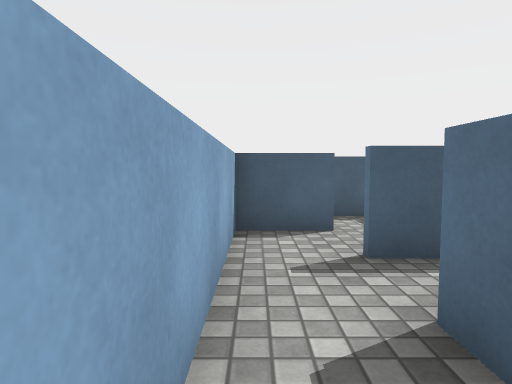
view 1 (above)

21 first-person views from a walk through a Unity game level. The camera is 1.2 m above the floor, tilts 4° down and sees 75° across. The floor is counted in squares, 1 m on a side. Each view is taken from the middle of a square. On the plan, view 1 faces up. The plan holds only what a view shows up to about 14 squares ahead; the rest is blank. Surface patterns are stand-ins for the level's own textures.

view 2
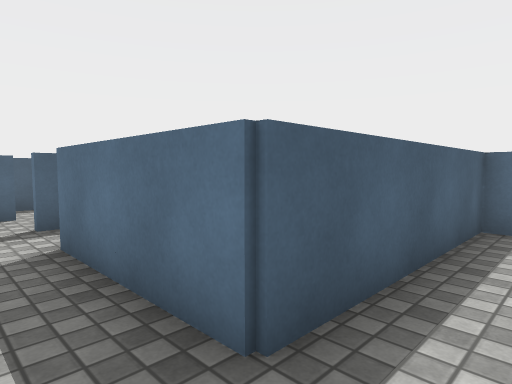

view 3
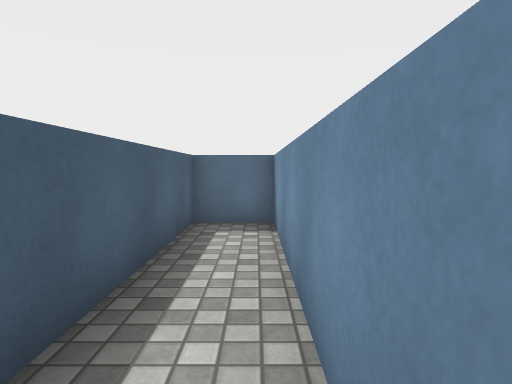

view 4
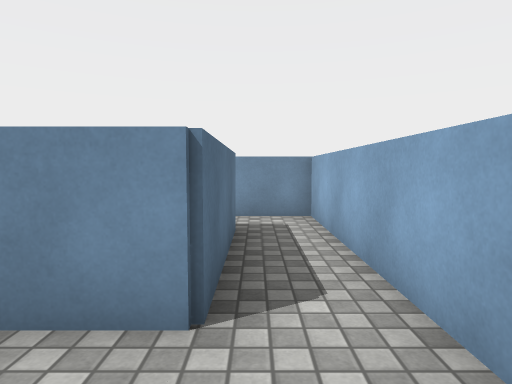

view 5
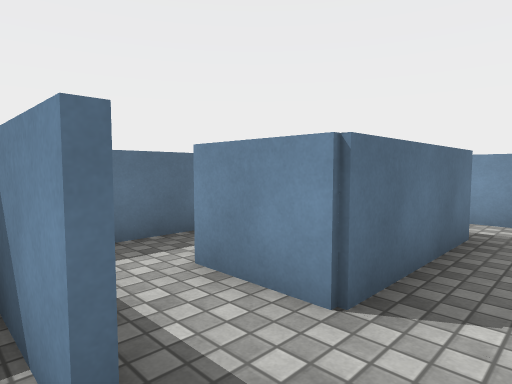

view 6
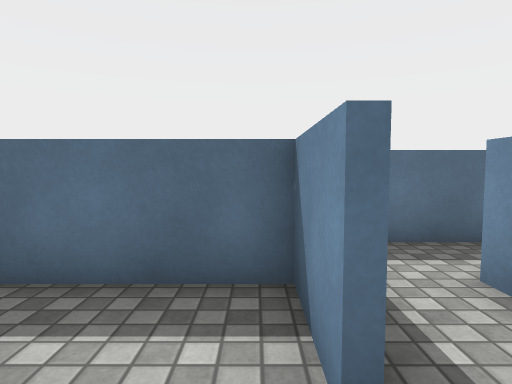

view 7
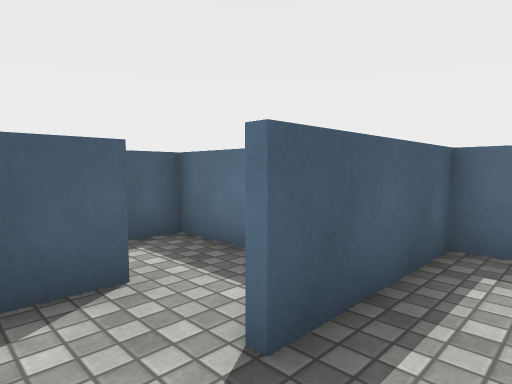

view 8
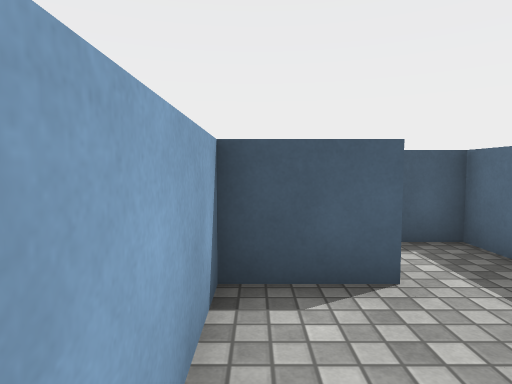

view 9
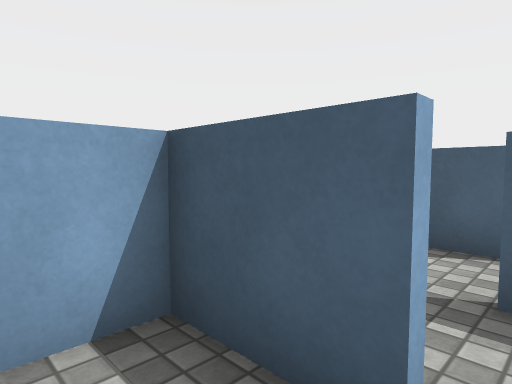

view 10
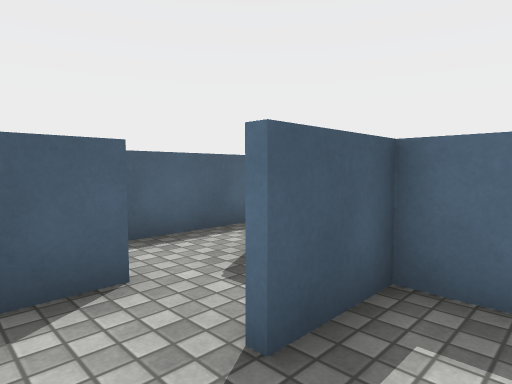

view 11
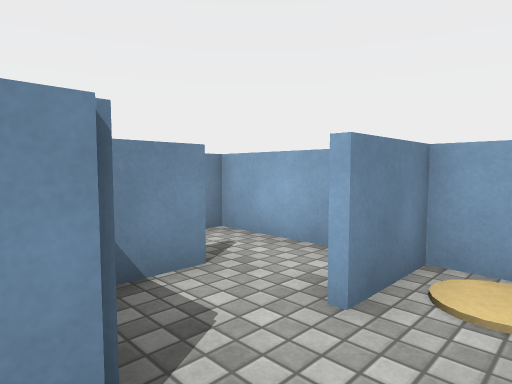

view 12
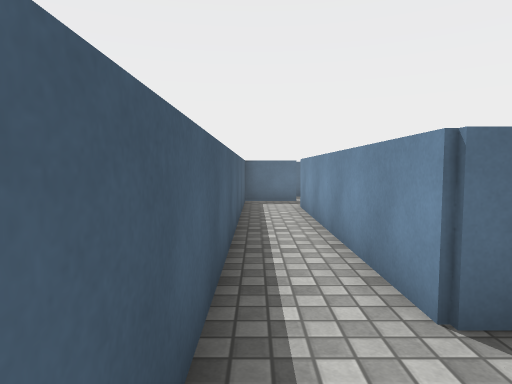

view 13
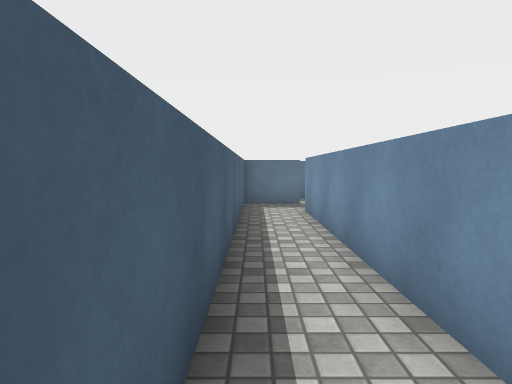

view 14
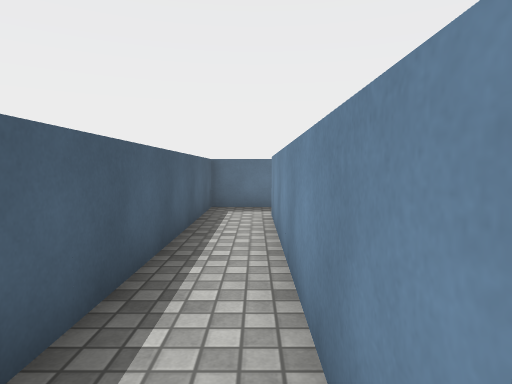

view 15
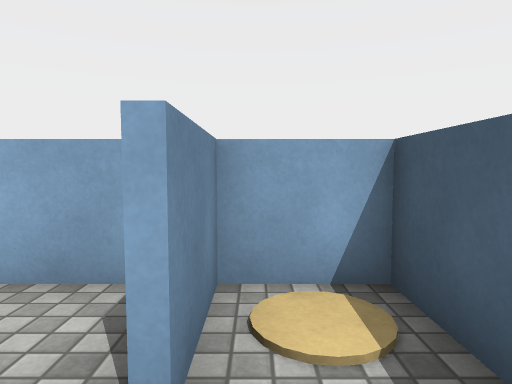

view 16
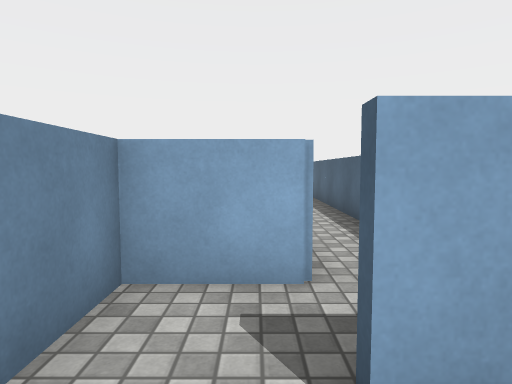

view 17
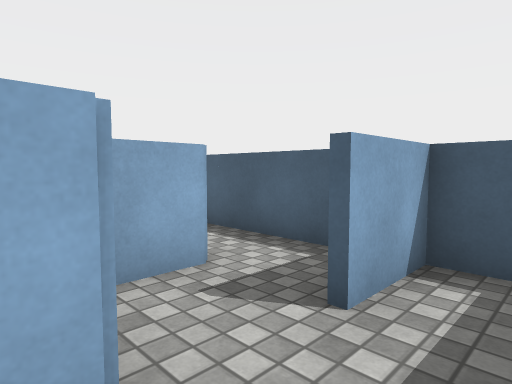

view 18
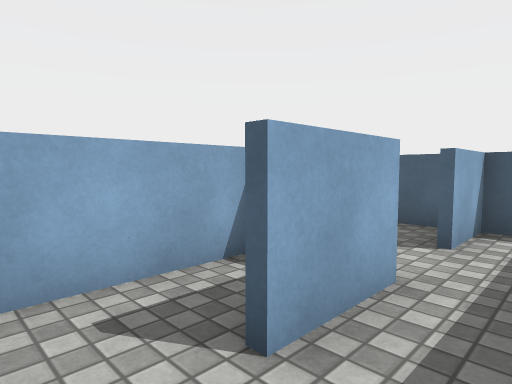

view 19
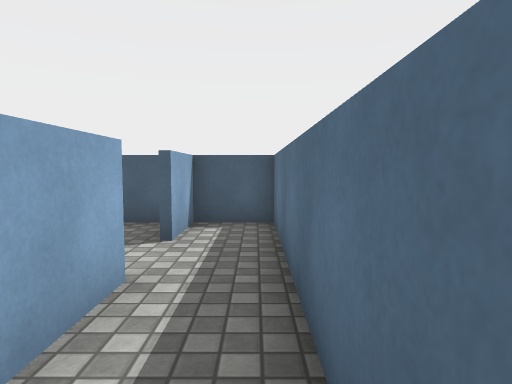

view 20
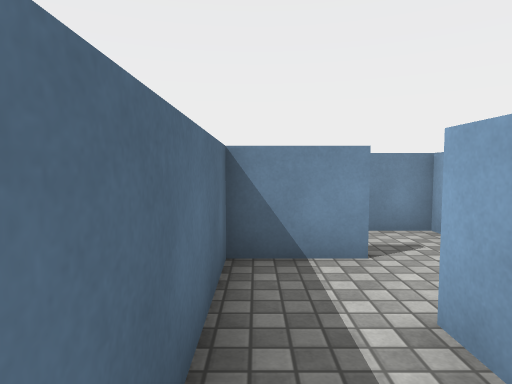

view 21
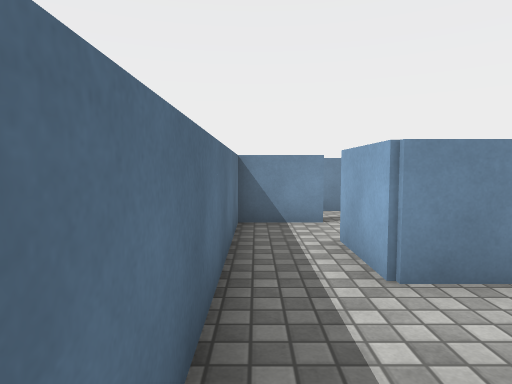

### Floor plan
Points are (right, up) in squares from view 1. A wall is a line through its corners. A room is listed if a view was taken in it or the views show most of it. See-through windows are left out.
Room 1 (views 1, 2, 3)
walls: (-0.4, 2.6) (-0.4, -3.4) (7.4, -3.4) (7.4, -1.6) (1.4, -1.6) (1.4, 2.6)
ways out: opening at (0, 2) to room 2
Room 2 (views 4, 5, 6, 7, 8, 9)
walls: (1.4, 4.6) (3.4, 4.6) (3.4, 6.5); (1.4, 2.6) (3.5, 2.6); (1.6, 6.4) (-0.5, 6.4); (-0.4, 6.1) (-0.4, 2.6); (3.5, 4.4) (1.5, 4.4)
ways out: opening at (0, 2) to room 1; opening at (2, 6) to room 3; opening at (2.5, 3) to room 7
Room 3 (view 10)
walls: (1.4, 8.6) (2.8, 8.6); (-0.5, 6.6) (0.1, 6.6); (-0.4, 9.8) (-0.4, 6.1); (1.6, 10.4) (0.2, 10.4); (3.4, 6.5) (3.4, 8.4) (1.5, 8.4); (3.4, 10) (3.4, 10.6)
ways out: opening at (2, 6) to room 2; opening at (2, 10) to room 4
Room 4 (views 11, 12, 13, 14, 15)
walls: (3.4, 10.6) (11.6, 10.6) (11.6, 8.6) (13.6, 8.6); (12.9, 12.4) (-0.4, 12.4) (-0.4, 10.6) (1.5, 10.6); (13.4, 10.4) (13.4, 12.5)
ways out: opening at (2, 10) to room 3; opening at (13, 9.5) to room 5
Room 5 (views 16, 20, 21)
walls: (13.6, 12.5) (13.6, 10.5); (15.4, 8.5) (15.4, 12.4) (12.9, 12.4)
ways out: opening at (13, 9.5) to room 4; opening at (14.5, 7.5) to room 6
Room 6 (views 17, 18, 19)
walls: (13.4, 4.6) (15.4, 4.6) (15.4, 8.5); (11.6, 8.2) (11.6, 5.4); (13.6, 8.6) (13.6, 6.5); (11.6, 3) (11.6, 2.6) (13.1, 2.6)
ways out: opening at (14.5, 7.5) to room 5; opening at (13, 3)
Room 7 (no view inside)
walls: (5.4, 2.4) (5.4, 4.4) (3.5, 4.4)
ways out: opening at (2.5, 3) to room 2; opening at (4, 2)

Where each view was taken, in squares from view 1:
view 1: 0 up, 0 right, facing up
view 2: 3 down, 0 right, facing up-right
view 3: 3 down, 0 right, facing right
view 4: 5 up, 1 right, facing down
view 5: 5 up, 0 right, facing down-right
view 6: 5 up, 0 right, facing right
view 7: 3 up, 0 right, facing up-right
view 8: 3 up, 0 right, facing up
view 9: 5 up, 2 right, facing up-left
view 10: 7 up, 0 right, facing up-right
view 11: 12 up, 4 right, facing down-left
view 12: 12 up, 1 right, facing right
view 13: 12 up, 2 right, facing right
view 14: 11 up, 3 right, facing right
view 15: 11 up, 3 right, facing left
view 16: 10 up, 15 right, facing left
view 17: 8 up, 15 right, facing up-left
view 18: 5 up, 15 right, facing up-left
view 19: 5 up, 15 right, facing up
view 20: 9 up, 15 right, facing down
view 21: 12 up, 15 right, facing down
